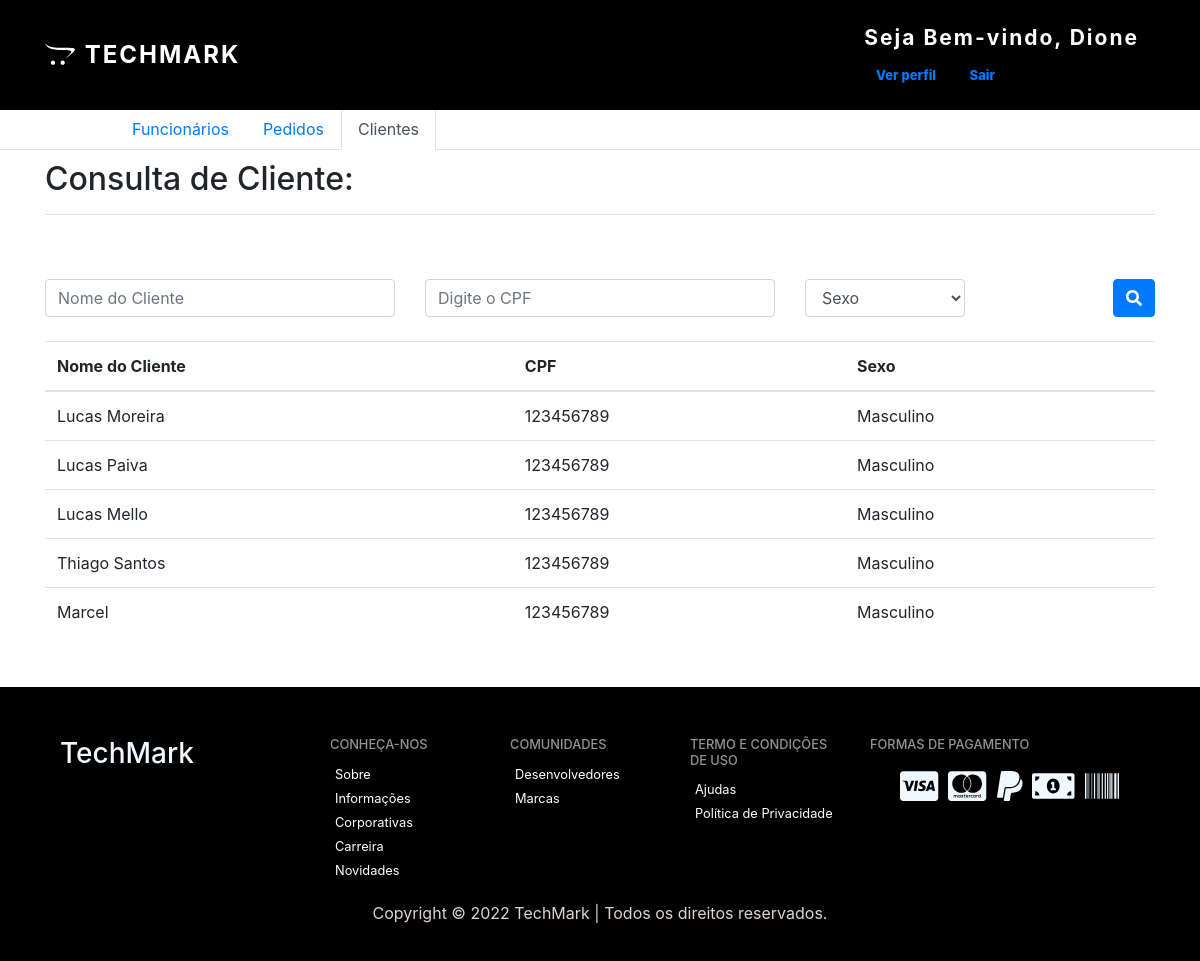
Screenshot of /Views/admin-gerente/cliente-consulta.php (signed in) with the database file from the repository.
### tables this page shows
CREATE TABLE `usuarios` (
  `nomeUsuario` varchar(100) NOT NULL,
  `emailUsuario` varchar(100) NOT NULL,
  `senhaUsuario` varchar(8) NOT NULL,
  `cpfUsuario` int(11) NOT NULL,
  `dataUsuario` date NOT NULL,
  `dddUsuario` int(2) DEFAULT NULL,
  `telefoneUsuario` int(8) DEFAULT NULL,
  `sexoUsuario` tinyint(1) NOT NULL,
  `ruaUsuario` varchar(100) NOT NULL,
  `numeroRuaUsuario` int(4) NOT NULL,
  `cidadeUsuario` varchar(100) NOT NULL,
  `estadoUsuario` varchar(2) NOT NULL,
  `cepUsuario` int(8) NOT NULL,
  `bairroUsuario` varchar(100) NOT NULL,
  `complementoUsuario` varchar(15) DEFAULT NULL,
  `idUsuario` int(11) NOT NULL
);

### Models/Cliente_Service.php (called while the page is built, shortened)
<?php
class ClienteService{
	public function getClientes() {
		try {
		  $conexao =Conexao::conectar();
		  $sql = "SELECT * FROM usuarios";
		  $stmt = $conexao -> prepare($sql);
		  $stmt -> execute();
		  $clientes = array();
		  while ($data = $stmt->fetch()) {
			$cliente = new ClienteModel($data['idUsuario'], $data['nomeUsuario'], $data['cpfUsuario'], $data['emailUsuario'], $data['senhaUsuario'], $data['dataUsuario'], $data['dddUsuario'], $data['telefoneUsuario'], $data["sexoUsuario"], $data['ruaUsuario'], $data['numeroRuaUsuario'], $data['cidadeUsuario'], $data['estadoUsuario'], $data['cepUsuario'], $data['bairroUsuario'], $data['complementoUsuario']);
			$cliente->setIdUsuario($data["idUsuario"]);
			$cliente->setNomeUsuario($data["nomeUsuario"]);
			$cliente->setCpfUsuario($data["cpfUsuario"]);
			$cliente->setSexoUsuario($data["sexoUsuario"]);
			array_push($clientes, $cliente);
		  }
		  return $clientes;
		} catch (PDOException $e) {
			echo $e->getMessage();
		}
	  }
}
?>

### Controllers/ClienteController.php (called while the page is built, shortened)
<?php
class ClienteController
{
  public static function getClientes() {
    $clienteService = new ClienteService();
    $allClientes = $clienteService->getClientes();
    return $allClientes;
  }
}
?>

### Models/Cliente_Model.php (called while the page is built, shortened)
<?php
    class ClienteModel{
        private $nomeUsuario;
        private $cpfUsuario;
        private $sexoUsuario;
        public function __construct($idUsuario, $nomeUsuario,$emailUsuario, $senhaUsuario, $cpfUsuario, $aniversarioUsuario, $dddUsuario, $telefoneUsuario, $sexoUsuario, $ruaUsuario, $cidadeUsuario, $estadoUsuario, $cepUsuario, $bairroUsuario, $numeroUsuario, $complementoUsuario) {
            $this->nomeUsuario = $nomeUsuario;
            $this->cpfUsuario = $cpfUsuario;
            $this->sexoUsuario = $sexoUsuario;
        }
        public function getNomeUsuario() {
            return $this->nomeUsuario;
        }
        public function setNomeUsuario($nomeUsuario) {
            $this->nomeUsuario = $nomeUsuario;
        }
        public function getCpfUsuario() {
            return $this->cpfUsuario;
        }
        public function setCpfUsuario($cpfUsuario) {
            $this->cpfUsuario = $cpfUsuario;
        }
        public function getSexoUsuario() {
            return $this->sexoUsuario;
        }
        public function setSexoUsuario($sexoUsuario) {
            $this->sexoUsuario = $sexoUsuario;
        }
    }
?>

### Views/admin-gerente/cliente-consulta.php (the view, shortened to what this page needs)
<?php
require_once "../../Models/Cliente_Model.php";
require_once "../../Models/Cliente_Service.php";
require_once "../../Controllers/ClienteController.php";
$clientes = ClienteController::getClientes();
?>
<!DOCTYPE html>
<html lang="pt-br">
  <head>
    <link rel="stylesheet" href="https://stackpath.bootstrapcdn.com/bootstrap/4.1.3/css/bootstrap.min.css">
    <link rel="stylesheet" href="https://use.fontawesome.com/releases/v5.3.1/css/all.css">
    <link rel="stylesheet" type="text/css" href="../../Assets/css/my-style.css">
		<link rel="stylesheet" href="https://maxcdn.bootstrapcdn.com/bootstrap/4.0.0/css/bootstrap.min.css">
    <header >
    <nav class="navbar navbar-expand-md fixed-top navbar-black">
        <div class="container">
          <a style="color: #fff;
          font-size: 24px;
          text-transform: uppercase;
          text-decoration: none;
          font-weight: 700;
          letter-spacing: 2px;" href="PaginaGerente.php" class="navbar-brand"><i style="margin-right: 2px;" class="fab fa-opencart"></i>
            TechMark
          </a>
          <div class="collapse navbar-collapse" id="nav-principal">
            <ul class="navbar-nav ml-auto">
              <?php if (!isset($_SESSION['user'])) { ?>
              <li class="nav-item divisor"></li>
              <li class="nav-item">
                <a href="login.php" class="nav-link"><Compre Agora type="Compre Agora" class="btn btn-primary">Entrar</Compre Agora></a>
              </li>
              <li class="nav-item">
                <a href="cadastro.php" class="nav-link"><Compre Agora type="Compre Agora" class="btn btn-outline-primary">Inscrever-se</Compre Agora></a>
              </li>
              <?php } else { ?>
              <li class="nav-item">
                <a style="color: #fff; font-size: 21px; margin-inline-start: 0mm; text-decoration: none; font-weight: 700; letter-spacing: 2px;" href="index.php" class="navbar-brand">Seja Bem-vindo, <?php echo $_SESSION['nomeFuncionario'] ?></button></a>
                <div class="row" style="font-size: 13px; font-weight: 800; margin-inline-start: 1mm; margin-inline-end: 100px;">
                    <a href="perfil-cliente.php" class="nav-link col-md-6">Ver perfil <a href="../Views/index.php?logoff=1" class="nav-link col-md-5" style="margin-left: 0%;">Sair</a>
                </div>
              </li>
              <?php } ?>
        </div>
    </header>
  </head>
  <body id="page-gerente">
  <section id="cadastro" style="height: 60px;">
    </section>
    <ul style="padding-left: 115px; margin-bottom: 10px; margin-top: -30px;" class="nav nav-tabs">
      <li class="nav-item">
        <a class="nav-link" href="PaginaGerente.php">Funcionários</a>
      </li>
      <li class="nav-item">
        <a class="nav-link " href="pedidos-consulta.php">Pedidos</a>
      </li>
      <li class="nav-item">
        <a class="nav-link active" href="cliente-consulta.php">Clientes</a>
      </li>
    </ul>
    <div class="container">
      <div class="row">
        <div class="col mb-5">
          <h2 >Consulta de Cliente:</h2>
          <hr>
        </div>
      </div>
      <div class="row mb-4">
        <div class="col-md-4">
            <input type="text" class="form-control" placeholder="Nome do Cliente" id="nome-cliente" />
        </div>
        <div class="col-md-4">
          <input type="text" class="form-control" id="cpf-funcionario" \
          pattern="\d{3}\.\d{3}\.\d{3}-\d{2}" \ placeholder="Digite o CPF"/>
        </div>
        <div class="col-md-2">
          <select class="form-control" id="sexo-funcionario">
            <option value="">Sexo</option>
          </select>
        </div>
        <div class="col-md-2 d-flex justify-content-end">
          <button type="button" class="btn btn-primary" onclick="pesquisarDespesa()">
            <i class="fas fa-search"></i>
          </button>
        </div>
      </div>
        <div class="row">
          <div class="col">
            <table class="table" >
              <thead>
                <tr>
                  <th>Nome do Cliente</th>
                  <th>CPF</th>
                  <th>Sexo</th>
                </tr>
              </thead>
              <tbody id="listaDespesas">
              <?php
                  foreach ($clientes as $cliente) {
                    $nomeCliente = $cliente->getNomeUsuario();
                    $cpfCliente = $cliente->getCpfUsuario();
                    $sexoCliente = $cliente->getSexoUsuario();
                    if($sexoCliente == 1){
                      $sexoCliente = "Masculino";
                    } else $sexoCliente = "Feminino";
                  ?>
                    <tr>
                        <td><?= $nomeCliente ?></td>
                        <td><?= $cpfCliente ?></td>
                        <td><?= $sexoCliente ?></td>
                    </tr>
            <?php } ?>
              </tbody>
            </table>
          </div>
        </div>
    </div>
    <footer>
      <div class="container">
        <div class="row col-12">
        <div class="col-3">
          <h3 style="color: aliceblue;">TechMark</h3>
        </div>
        <div class="col-2">
         <h4>Conheça-nos</h4>
         <ul class="navbar-nav">
           <li><a href="">Sobre</a></li>
           <li><a href="">Informações Corporativas</a></li>
           <li><a href="">Carreira</a></li>
           <li><a href="">Novidades</a></li>
         </ul>
        </div>
        <div class="col-2">
          <h4>COMUNIDADES</h4>
         <ul class="navbar-nav">
           <li><a href="">Desenvolvedores</a></li>
           <li><a href="">Marcas</a></li>
         </ul>
        </div>
        <div class="col-2">
          <h4>Termo e condições de uso</h4>
         <ul class="navbar-nav">
           <li><a href="">Ajudas</a></li>
           <li><a href="">Política de Privacidade</a></li>
         </ul>
        </div>
        <div class="col-3">
          <h4>Formas de Pagamento</h4>
          <ul class="row">
          <li style="color: aliceblue; font-size: 34px;"><i class="fab fa-cc-visa"></i></li>
          <li style="color: aliceblue; font-size: 34px;"><i class="fab fa-cc-mastercard"></i></li>
          <li style="color: aliceblue; font-size: 34px;"><i class="fab fa-paypal"></i></li>
          <li style="color: aliceblue; font-size: 34px;"><i class="fas fa-money-bill-alt"></i></li>
          <li style="color: aliceblue; font-size: 34px;"><i class="fas fa-barcode"></i></li>
          </ul>
        </div>
        </div>
      </div>
      <div class="" style="text-align: center; margin-top: 20px; color: rgb(221, 212, 212);">
      <p>Copyright &copy; 2022 TechMark | Todos os direitos reservados.</p>
      </div>
      </footer>
  </body>
</html>

### Assets/css/my-style.css (style rules this page uses)
.navbar { background: black; height: 110px; }
footer { margin-top: 35px; background: black; padding: 50px 0px 20px 0px; position: relative; }
footer h4 { color: #919496; font-size: 0.8em; text-transform: uppercase; }
footer .navbar-nav a { color: white; font-size: 0.8em; }
footer ul { list-style: none; }
footer ul li { float: right; margin: 0 5px; }
table { margin-bottom: 50px; }

### rows the page displays
usuarios: nomeUsuario "Lucas Moreira", cpfUsuario "123456789", sexoUsuario "Masculino"
usuarios: nomeUsuario "Lucas Paiva", cpfUsuario "123456789", sexoUsuario "Masculino"
usuarios: nomeUsuario "Lucas Mello", cpfUsuario "123456789", sexoUsuario "Masculino"
usuarios: nomeUsuario "Thiago Santos", cpfUsuario "123456789", sexoUsuario "Masculino"
usuarios: nomeUsuario "Marcel", cpfUsuario "123456789", sexoUsuario "Masculino"

### other values shown
$_SESSION['nomeFuncionario'] "Dione"
